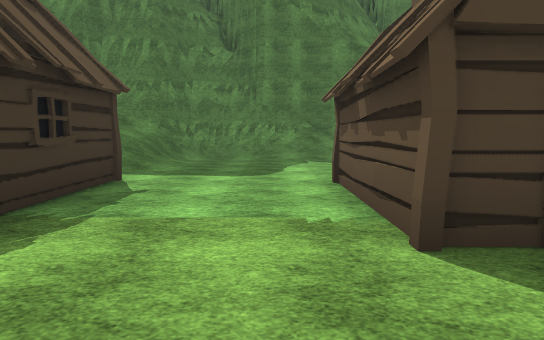
view 1 (above)

24 first-person views from a walk through a Unity game level. The camera is 1.4 m above the floor, tilts 6° down and sees 75° across. The floor is counted in squares, 2 m on a side. Each view is taken from the middle of a square. On the plan, view 1 faces up. The plan holds only what a view shows up to about 11 squares ahead; the rest is blank. The place goes on beyond the plan. The player character is not drawn. Some animated figures are left out. Some surface patterns are stand-ins.

view 2
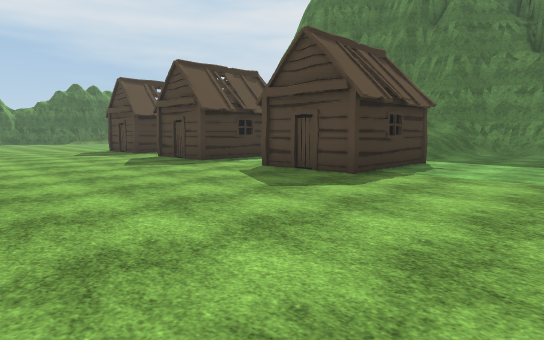

view 3
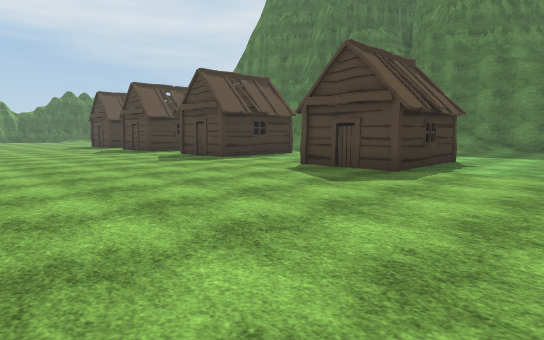

view 4
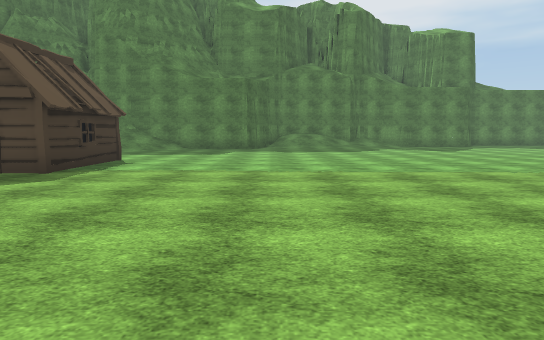

view 5
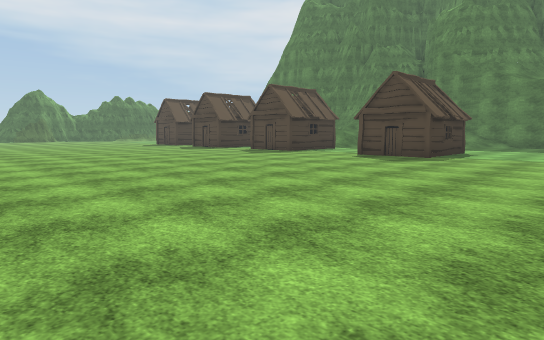

view 6
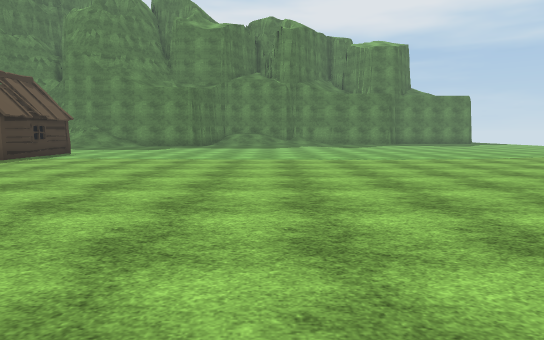

view 7
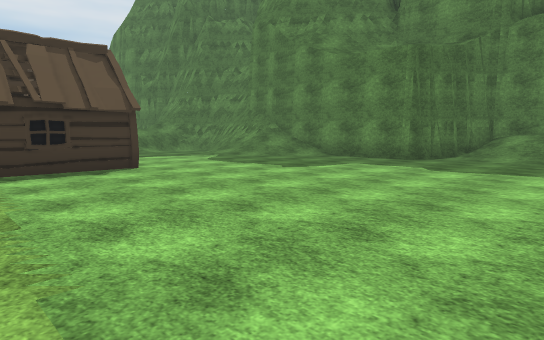

view 8
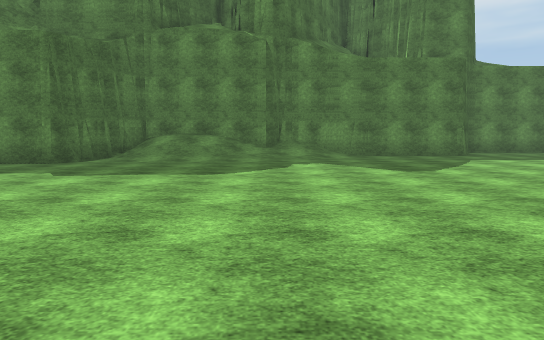

view 9
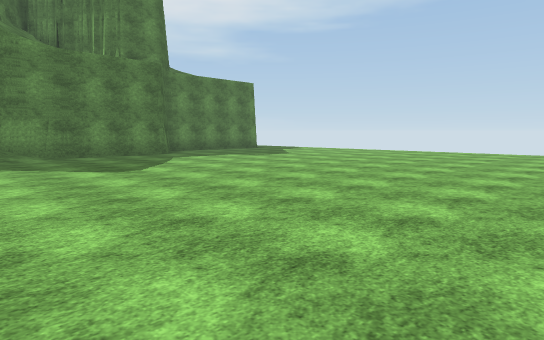

view 10
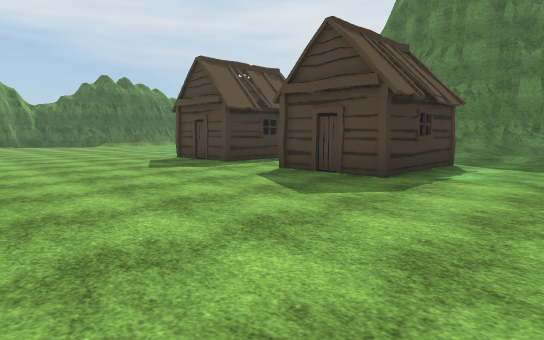

view 11
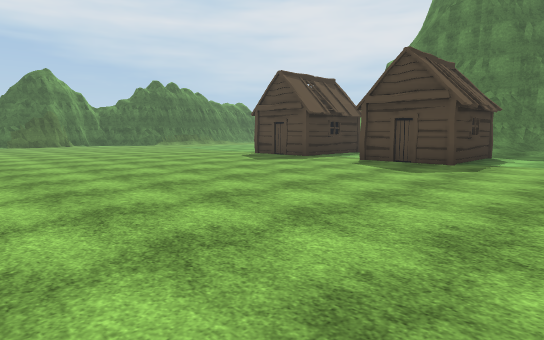

view 12
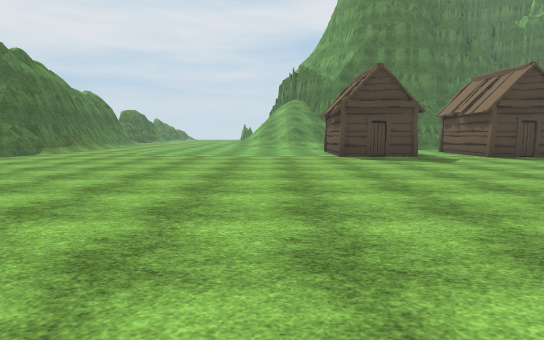

view 13
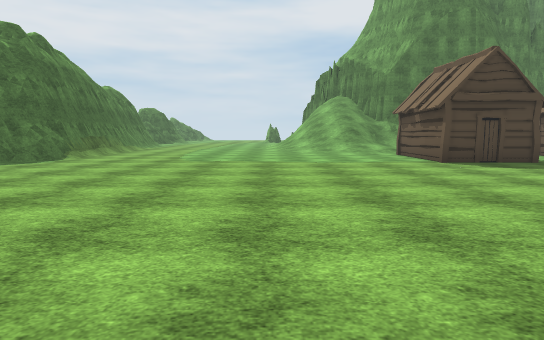

view 14
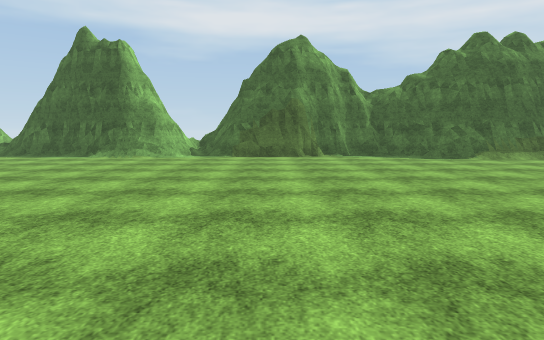

view 15
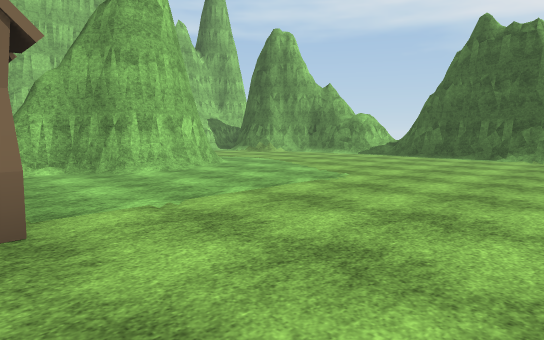

view 16
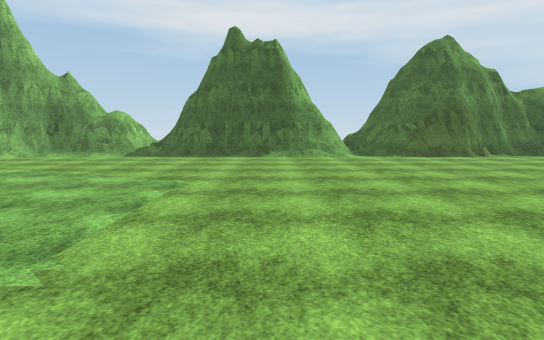

view 17
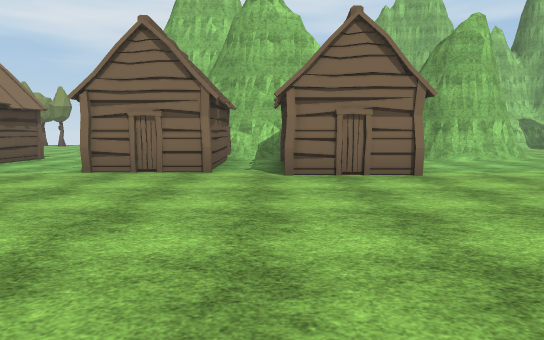

view 18
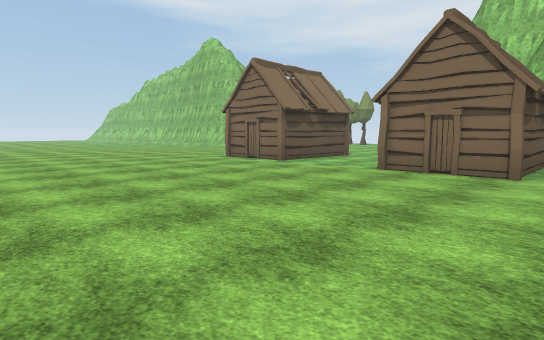

view 19
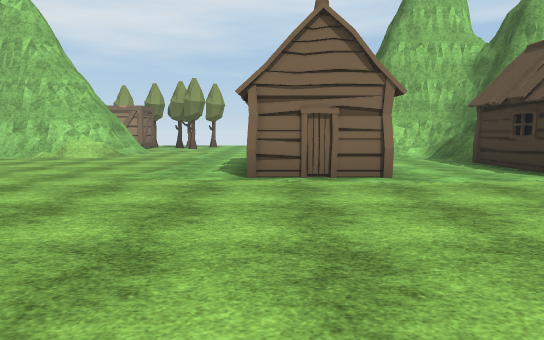

view 20
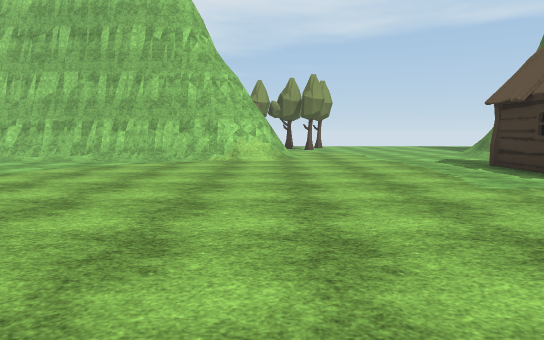

view 21
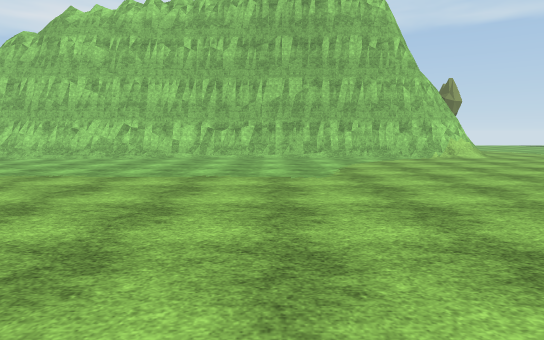

view 22
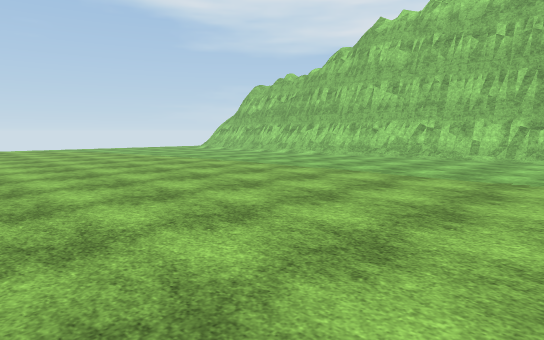

view 23
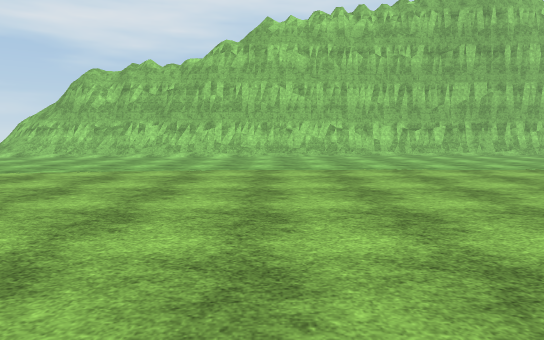

view 24
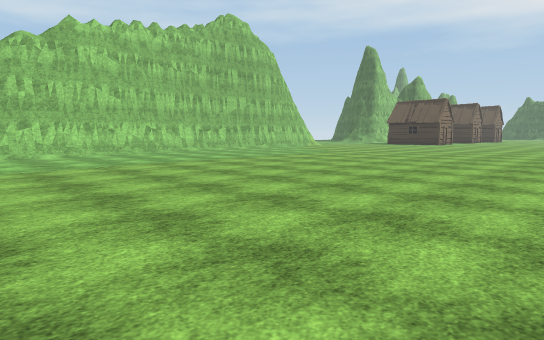

### Floor plan
Key: @ floor where view 1 was taken; # wall or solid block; . main floor; : floor 0.25 m higher than the main floor; / step, stairs or slope; H hut.
Columns run from 24 left of view 1 to 18 right of it. Each row starts with its distance up from view 1.
 14                                ###########.
 13                               ##//////.....
 12                              ##////........
 11                      #########.............
 10                  #####/////................
  9                 ##/ ///.//.................
  8                 #//  //....................
  7                  /// //....................
  6  #               ../ /.....................
  5  #.........HHH  HH..HH...HHH...............
  4  #.........H H   H..H ...H H...............
  3 ##.........H H.. H..H ...H H..............
  2 #...............HH.......H.H..............
  1 #........................................
  0 #.......................@...............
 -1 #..........................................
 -2 #..........................................
 -3 #..........................................
 -4 /..........................................
 -5 #/.........................................
 -6 #/.........................................
 -7 #/.........................................
 -8 #..........HH..............................
 -9 #..........H .H H..HHH.....................
-10 /..........H .H H....H.....................
-11 /..........  /:HH..HHH.....................
-12 #.....#####  ## /... ......................
-13 #.....         ##/// ......################
-14 #/.             ##  ......##
-15 ##                 #......#

Where each view was taken, in squares from view 1:
view 1: 0 up, 0 right, facing up
view 2: 3 down, 1 right, facing up-left
view 3: 4 down, 6 right, facing up-left
view 4: 4 down, 7 right, facing up
view 5: 8 down, 7 right, facing up-left
view 6: 7 down, 10 right, facing up
view 7: 2 up, 10 right, facing up-left
view 8: 3 up, 11 right, facing up
view 9: 3 up, 11 right, facing up-right
view 10: 3 down, 4 left, facing up-left
view 11: 6 down, 4 left, facing up-left
view 12: 8 down, 15 left, facing up
view 13: 6 down, 17 left, facing up
view 14: 2 down, 13 left, facing left
view 15: 5 down, 13 left, facing down-left
view 16: 7 down, 13 left, facing left
view 17: 2 down, 11 left, facing down
view 18: 2 down, 11 left, facing down-right
view 19: 3 down, 3 left, facing down
view 20: 4 down, 2 right, facing down
view 21: 3 down, 8 right, facing down
view 22: 3 down, 8 right, facing down-right
view 23: 2 down, 14 right, facing down
view 24: 1 down, 18 right, facing down-left
